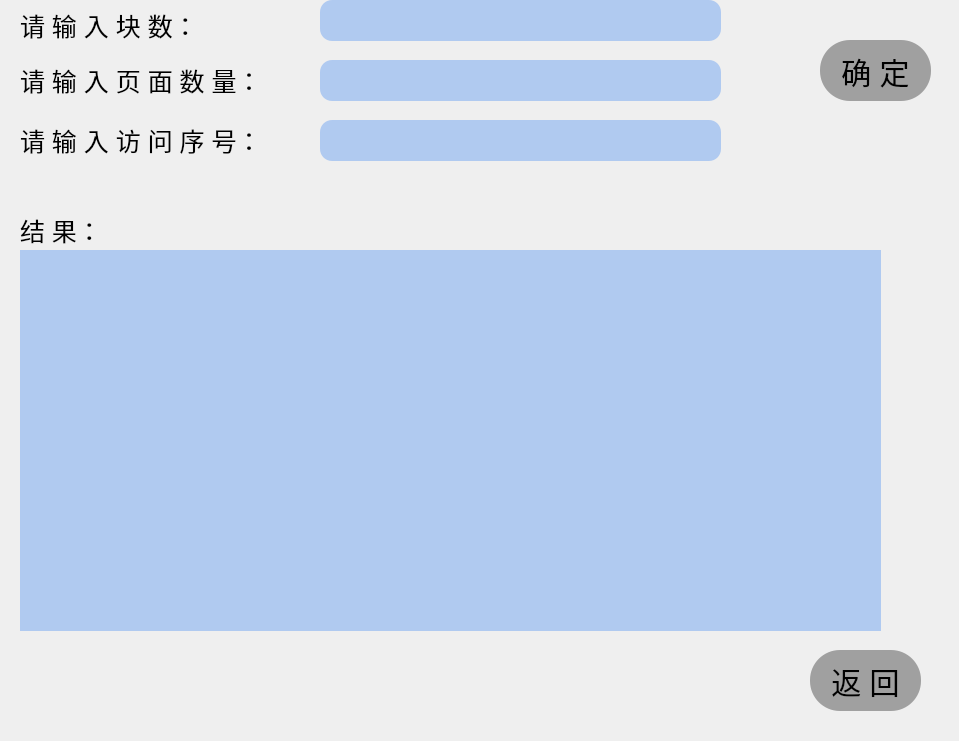
<?xml version="1.0" encoding="UTF-8"?>
<ui version="4.0">
 <class>opt</class>
 <widget class="QWidget" name="opt">
  <property name="geometry">
   <rect>
    <x>0</x>
    <y>0</y>
    <width>959</width>
    <height>741</height>
   </rect>
  </property>
  <property name="windowTitle">
   <string>O P T(未来不再使用页面置换算法)</string>
  </property>
  <widget class="QPushButton" name="pushButton">
   <property name="geometry">
    <rect>
     <x>820</x>
     <y>40</y>
     <width>111</width>
     <height>61</height>
    </rect>
   </property>
   <property name="styleSheet">
    <string notr="true">border-radius: 30px;
font-family:宋体;
font-size:30px;
background-color:rgb(160,160,160);
</string>
   </property>
   <property name="text">
    <string>确 定</string>
   </property>
  </widget>
  <widget class="QTextEdit" name="textEdit">
   <property name="geometry">
    <rect>
     <x>320</x>
     <y>0</y>
     <width>401</width>
     <height>41</height>
    </rect>
   </property>
   <property name="styleSheet">
    <string notr="true">border-radius: 12px;
background-color:rgb(73,143,242,38%);
</string>
   </property>
  </widget>
  <widget class="QLabel" name="label_4">
   <property name="geometry">
    <rect>
     <x>20</x>
     <y>210</y>
     <width>111</width>
     <height>41</height>
    </rect>
   </property>
   <property name="styleSheet">
    <string notr="true">border-radius: 0px;
font-family:宋体;
font-size:25px;
</string>
   </property>
   <property name="text">
    <string>结 果：</string>
   </property>
  </widget>
  <widget class="QLabel" name="label_3">
   <property name="geometry">
    <rect>
     <x>20</x>
     <y>120</y>
     <width>271</width>
     <height>41</height>
    </rect>
   </property>
   <property name="styleSheet">
    <string notr="true">border-radius: 0px;
font-family:宋体;
font-size:25px;
</string>
   </property>
   <property name="text">
    <string>请 输 入 访 问 序 号：</string>
   </property>
  </widget>
  <widget class="QTextEdit" name="textEdit_2">
   <property name="geometry">
    <rect>
     <x>320</x>
     <y>60</y>
     <width>401</width>
     <height>41</height>
    </rect>
   </property>
   <property name="styleSheet">
    <string notr="true">border-radius: 12px;
background-color:rgb(73,143,242,38%);
</string>
   </property>
  </widget>
  <widget class="QLabel" name="label">
   <property name="geometry">
    <rect>
     <x>20</x>
     <y>10</y>
     <width>211</width>
     <height>31</height>
    </rect>
   </property>
   <property name="styleSheet">
    <string notr="true">border-radius: 0px;
font-family:宋体;
font-size:25px;
</string>
   </property>
   <property name="text">
    <string>请 输 入 块 数：</string>
   </property>
  </widget>
  <widget class="QTextEdit" name="textEdit_3">
   <property name="geometry">
    <rect>
     <x>320</x>
     <y>120</y>
     <width>401</width>
     <height>41</height>
    </rect>
   </property>
   <property name="styleSheet">
    <string notr="true">border-radius: 12px;
background-color:rgb(73,143,242,38%);
</string>
   </property>
  </widget>
  <widget class="QLabel" name="label_2">
   <property name="geometry">
    <rect>
     <x>20</x>
     <y>60</y>
     <width>271</width>
     <height>41</height>
    </rect>
   </property>
   <property name="styleSheet">
    <string notr="true">border-radius: 0px;
font-family:宋体;
font-size:25px;
</string>
   </property>
   <property name="text">
    <string>请 输 入 页 面 数 量：</string>
   </property>
  </widget>
  <widget class="QTextEdit" name="textEdit_4">
   <property name="geometry">
    <rect>
     <x>20</x>
     <y>250</y>
     <width>861</width>
     <height>381</height>
    </rect>
   </property>
   <property name="styleSheet">
    <string notr="true">border-radius: 0px;
background-color:rgb(73,143,242,38%);
</string>
   </property>
  </widget>
  <widget class="QPushButton" name="pushButton_2">
   <property name="geometry">
    <rect>
     <x>810</x>
     <y>650</y>
     <width>111</width>
     <height>61</height>
    </rect>
   </property>
   <property name="styleSheet">
    <string notr="true">border-radius: 30px;
font-family:宋体;
font-size:30px;
background-color:rgb(160,160,160);
</string>
   </property>
   <property name="text">
    <string>返 回</string>
   </property>
  </widget>
 </widget>
 <resources/>
 <connections/>
</ui>
